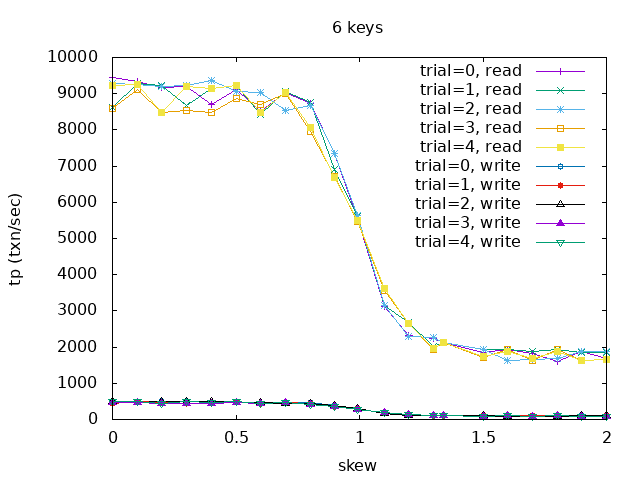

gnuplot code for this plot:
set terminal png

set xlabel "skew"
set ylabel "tp (txn/sec)"
set title "6 keys"
set output "n6.png"

plot "n6.csv" using "skew":"ops/sec(cum)-r" title "trial=0, read" with linespoint,\
		 "n61.csv" using "skew":"ops/sec(cum)-r" title "trial=1, read" with linespoint,\
		 "n62.csv" using "skew":"ops/sec(cum)-r" title "trial=2, read" with linespoint,\
		 "n63.csv" using "skew":"ops/sec(cum)-r" title "trial=3, read" with linespoint,\
		 "n64.csv" using "skew":"ops/sec(cum)-r" title "trial=4, read" with linespoint,\
		 "n6.csv" using "skew":"ops/sec(cum)-w" title "trial=0, write" with linespoint,\
         "n61.csv" using "skew":"ops/sec(cum)-w" title "trial=1, write" with linespoint,\
         "n62.csv" using "skew":"ops/sec(cum)-w" title "trial=2, write" with linespoint,\
         "n63.csv" using "skew":"ops/sec(cum)-w" title "trial=3, write" with linespoint,\
         "n64.csv" using "skew":"ops/sec(cum)-w" title "trial=4, write" with linespoint

set ylabel "p50(ms)"
set title "p50(ms)"
set output "n6_p50.png"
plot "n6.csv" using "skew":"p50(ms)-r" title "trial=0, read" with linespoint,\
		 "n61.csv" using "skew":"p50(ms)-r" title "trial=1, read" with linespoint,\
		 "n62.csv" using "skew":"p50(ms)-r" title "trial=2, read" with linespoint,\
		 "n63.csv" using "skew":"p50(ms)-r" title "trial=3, read" with linespoint,\
		 "n64.csv" using "skew":"p50(ms)-r" title "trial=4, read" with linespoint,\
		 "n6.csv" using "skew":"p50(ms)-w" title "trial=0, write" with linespoint,\
         "n61.csv" using "skew":"p50(ms)-w" title "trial=1, write" with linespoint,\
         "n62.csv" using "skew":"p50(ms)-w" title "trial=2, write" with linespoint,\
         "n63.csv" using "skew":"p50(ms)-w" title "trial=3, write" with linespoint,\
         "n64.csv" using "skew":"p50(ms)-w" title "trial=4, write" with linespoint

set ylabel "p99(ms)"
set title "p99(ms)"
set output "n6_p99.png"
plot "n6.csv" using "skew":"p99(ms)-r" title "trial=0, read" with linespoint,\
		 "n61.csv" using "skew":"p99(ms)-r" title "trial=1, read" with linespoint,\
		 "n62.csv" using "skew":"p99(ms)-r" title "trial=2, read" with linespoint,\
		 "n63.csv" using "skew":"p99(ms)-r" title "trial=3, read" with linespoint,\
		 "n64.csv" using "skew":"p99(ms)-r" title "trial=4, read" with linespoint,\
		 "n6.csv" using "skew":"p99(ms)-w" title "trial=0, write" with linespoint,\
         "n61.csv" using "skew":"p99(ms)-w" title "trial=1, write" with linespoint,\
         "n62.csv" using "skew":"p99(ms)-w" title "trial=2, write" with linespoint,\
         "n63.csv" using "skew":"p99(ms)-w" title "trial=3, write" with linespoint,\
         "n64.csv" using "skew":"p99(ms)-w" title "trial=4, write" with linespoint

